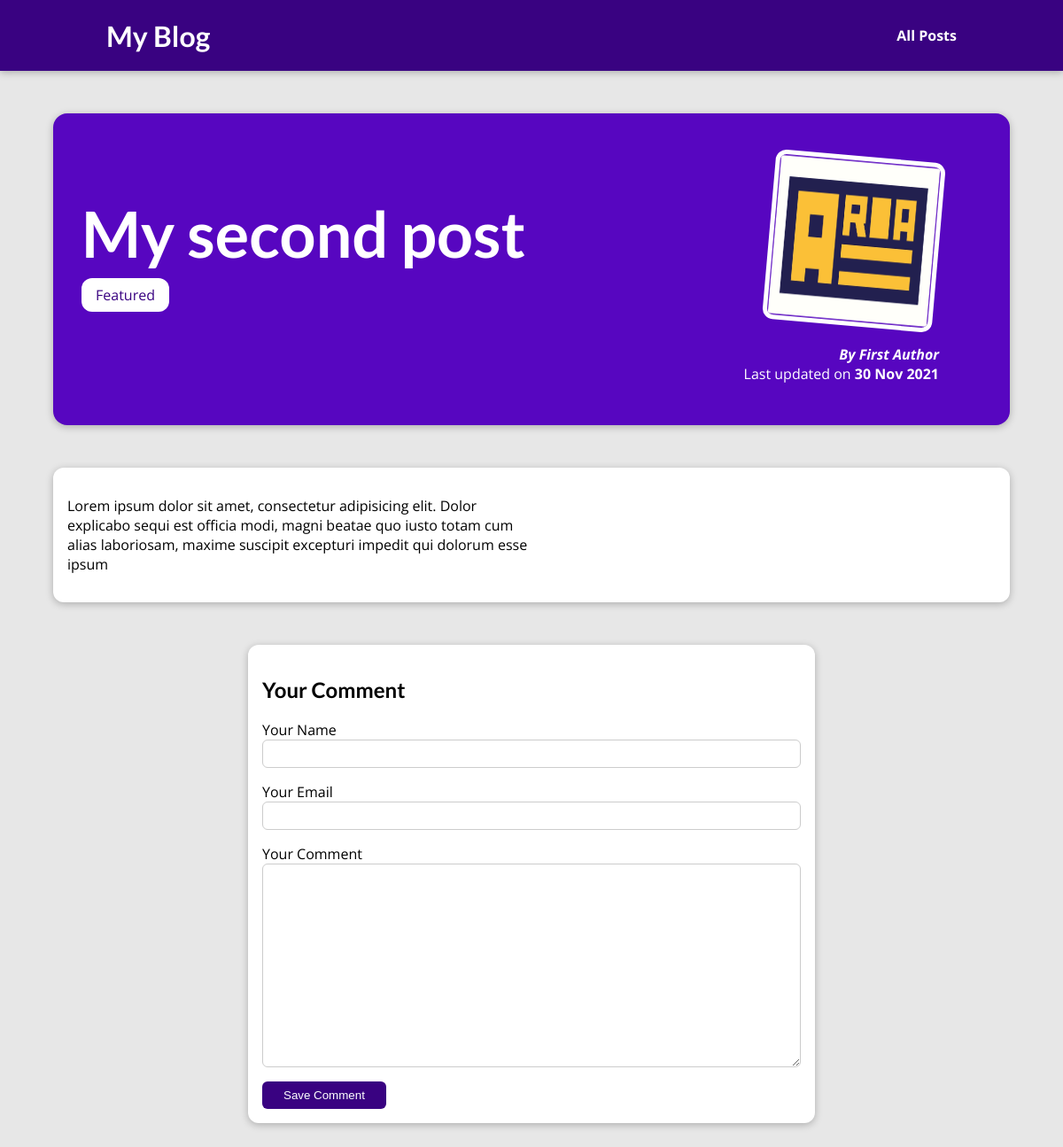
/posts/my-second-post, run on the app's committed database.
### blog/models.py (models this page shows, shortened)
class Post(models.Model):
    title = models.CharField(max_length=150)
    excerpt = models.CharField(max_length=200)
    image = models.ImageField(upload_to='posts', null=True)
    date = models.DateField(auto_now=True)
    slug = models.SlugField(unique=True, db_index=True)
    content = models.TextField(validators=[MinLengthValidator(10)])
    author = models.ForeignKey(
        Author, on_delete=models.SET_NULL, related_name="posts", null=True)
    tags = models.ManyToManyField(Tag)

class Tag(models.Model):
    caption = models.CharField(max_length=20)

class Author(models.Model):
    first_name = models.CharField(max_length=50)
    last_name = models.CharField(max_length=50)
    email = models.EmailField()
    def __str__(self):
        return self.first_name + ' ' + self.last_name

### blog/views.py (the view)
# urls.py: path("posts/<slug:slug>", views.PostDetailView.as_view(),
class PostDetailView(View):
    template_name = 'blog/post-detail.html'
    def get(self, request, *args, **kwargs):
        post = get_object_or_404(Post, slug=kwargs['slug'])
        context = {
            "post": post,
            "comment_form": CommentForm(),
        }
        return render(request, self.template_name, context)
    def post(self, request, *args, **kwargs):
        post = get_object_or_404(Post, slug=kwargs['slug'])
        form = CommentForm(request.POST)
        if form.is_valid():
            comment = form.save(commit=False)
            comment.post = post
            comment.save()
            return HttpResponseRedirect(reverse('post-detail-page', kwargs={'slug': post.slug}))
        else:
            context = {
                "post": post,
                "comment_form": form,
            }
            return render(request, self.template_name, context)

### blog/forms.py
class CommentForm(forms.ModelForm):
    class Meta:
        model = Comment
        fields = ('user_name', 'user_email', 'text')
        labels = {
            'user_name': 'Your Name',
            'user_email': 'Your Email',
            'text': 'Your Comment',
        }

### blog/templates/blog/post-detail.html (shortened to what this page needs)
{% extends 'base.html' %}
{% load static %}
{% block css_files %}
<link rel="stylesheet" href="{% static 'blog/post-detail.css' %}">
{% endblock css_files %}
{% block content %}
    <section id="summary">
        <h2>{{post.title}}</h2>
        {% for tag in post.tags.all %}
            <span class="tag">{{tag.caption}}</span>
        {% endfor %}
        <article>
            <img src="{{post.image.url}}" alt="{{post.title}}">
            <address>By <a href="mailto:{{ post.author.email }}">{{post.author|title}}</a></address>
            <div>
                Last updated on <time>{{post.date|date:"d M Y"}}</time>
            </div>
        </article>
    </section>
    <main>
        {{post.content|linebreaks}}
    </main>
    <section id="comment-form">
        <h2>Your Comment</h2>
        <form action="{% url 'post-detail-page' post.slug %}" method="post">
            {% for form_field in comment_form %}
                <div class="form-control {% if form_field.errors %}invalid{% endif %}">
                    {{form_field.label}}
                    {{form_field}}
                </div>
            {% endfor %}
            <button>Save Comment</button>
        </form>
    </section>
{% endblock content %}

### static/app.css (style rules this page uses)
* { box-sizing: border-box; }
html { font-family: 'Open Sans', 'Lato', sans-serif; }
body { margin: 0; }
h1, h2, h3 { font-family: 'Lato', sans-serif; font-weight: bold; }

### blog/static/blog/post-detail.css (style rules this page uses)
body { background-color: #e7e7e7; }
#summary { margin: 8rem auto 3rem auto; padding: 2rem; width: 90%; max-width: 90rem; border-radius: 16px; background-color: #5706c0; position: relative; box-shadow: 0 2px 8px rgba(0, 0, 0, 0.25); height: 22rem; }
#summary h2 { color: white; font-size: 4.5rem; margin-bottom: 1rem; }
#summary article { position: absolute; top: 2rem; right: 3rem; padding: 1rem 2rem; border-radius: 12px; text-align: right; color: white; }
#summary article img { width: 12rem; height: 12rem; border-radius: 12px; transform: rotateZ(5deg); border: 5px solid white; margin-bottom: 1rem; }
#summary address { font-weight: bold; }
#summary time { font-weight: bold; }
#summary a { color: white; text-decoration: none; }
main { width: 90%; max-width: 90rem; margin: 3rem auto; background-color: white; padding: 1rem; border-radius: 12px; box-shadow: 0 2px 8px rgba(0, 0, 0, 0.25); }
.tag { background-color: white; color: #390281; padding: 0.5rem 1rem; border-radius: 12px; }
#comment-form { margin: 3rem auto; width: 90%; max-width: 40rem; border-radius: 12px; background-color: white; box-shadow: 0 2px 8px rgba(0, 0, 0, 0.25); padding: 1rem; }
#comment-form button { background-color: #390281; color: white; border-radius: 6px; padding: 0.5rem 1.5rem; border: none; cursor: pointer; }
.form-control { margin-bottom: 1rem; }
.form-control input, .form-control textarea { display: block; width: 100%; font: inherit; padding: 0.25rem; border-radius: 6px; border: 1px solid #ccc; }

### data on the page
Post: title "My second post", image (picture), author "First Author", date "30 Nov 2021", content "Lorem ipsum dolor sit amet, consectetur adipisicing elit. Dolor explicabo sequi est officia modi, magni beatae quo iusto totam cum alias laboriosam, maxime suscipit excepturi impedit qui dolorum esse ipsum"
Tag: caption "Featured"
